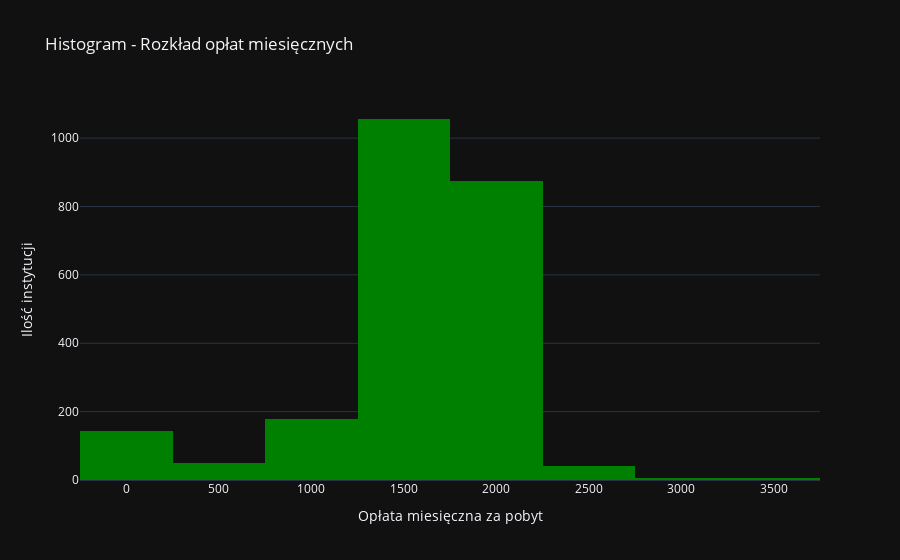

Notebook code for this chart:
### Code cell
# 2.4 Histogram (z adnotacjami)
fig = px.histogram(df, x='Opłata miesięczna za pobyt', title='Histogram - Rozkład opłat miesięcznych', nbins=15, template='plotly_dark', color_discrete_sequence=['green'])
fig.update_layout(xaxis_title='Opłata miesięczna za pobyt', yaxis_title='Ilość instytucji')
fig.show()

### Figure 1 — Plotly figure (JSON) as saved in the notebook; plotly's stock layout.template omitted (floating-point values rounded to 4 significant figures; data arrays with more than 128 entries replaced by an {"elided": "..."} marker saying what was removed)
{"data": [{"alignmentgroup": "True", "bingroup": "x", "hovertemplate": "Opłata miesięczna za pobyt=%{x}<br>count=%{y}<extra></extra>", "legendgroup": "", "marker": {"color": "green", "pattern": {"shape": ""}}, "name": "", "nbinsx": 15, "offsetgroup": "", "orientation": "v", "showlegend": false, "type": "histogram", "x": {"elided": "2495 float values"}, "xaxis": "x", "yaxis": "y"}], "layout": {"barmode": "relative", "legend": {"tracegroupgap": 0}, "title": {"text": "Histogram - Rozkład opłat miesięcznych"}, "xaxis": {"anchor": "y", "domain": [0, 1], "title": {"text": "Opłata miesięczna za pobyt"}}, "yaxis": {"anchor": "x", "domain": [0, 1], "title": {"text": "Ilość instytucji"}}}}
